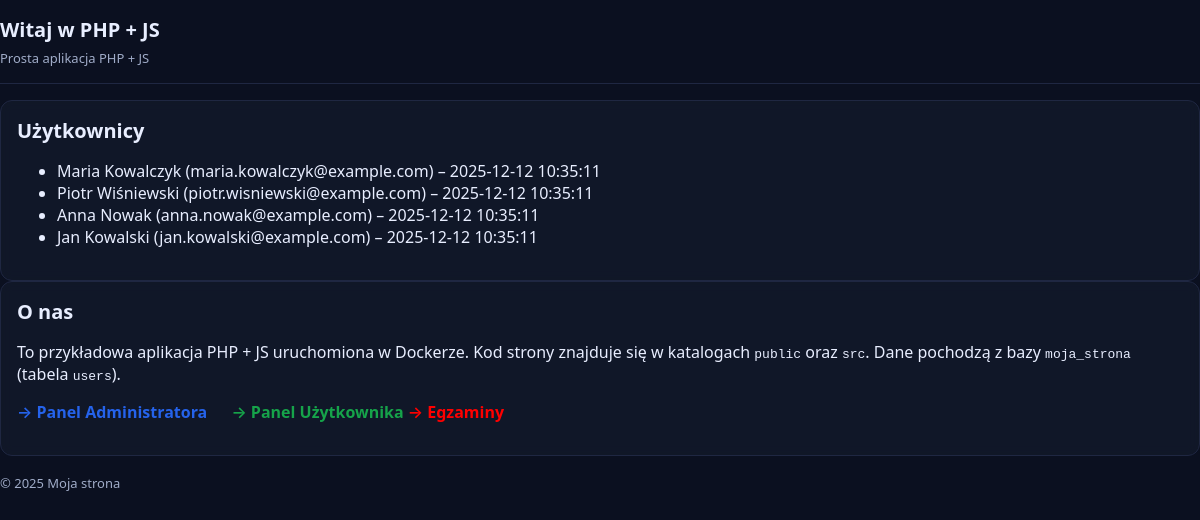
The page / on the database its author committed.
### tables this page shows
CREATE TABLE IF NOT EXISTS `users` (
  `id` INT UNSIGNED NOT NULL AUTO_INCREMENT,
  `name` VARCHAR(120) NOT NULL,
  `email` VARCHAR(190) NOT NULL UNIQUE,
  `created_at` TIMESTAMP NOT NULL DEFAULT CURRENT_TIMESTAMP,
  PRIMARY KEY (`id`)
);

### src/Controllers/Home/HomeController.php (called while the page is built, shortened)
<?php declare(strict_types=1);
final class HomeController {
    public function index(): void {
        $pdo = Database::getConnection($this->config['db']);
        $userModel = new User($pdo);
        $users = $userModel->getAll();
        $title = 'Witaj w PHP + JS';
        require __DIR__ . '/../../Views/home.php';
    }
}

### src/Models/User.php (called while the page is built, shortened)
<?php
final class User {
    public function getAll(): array {
        $stmt = $this->pdo->query('SELECT id, name, email, department, position, hire_date, salary, is_active, created_at FROM users ORDER BY id DESC');
        return $stmt->fetchAll() ?: [];
    }
}

### src/Views/home.php (the view, shortened to what this page needs)
<!doctype html>
<html lang="pl">
  <head>
    <link rel="stylesheet" href="/css/style.css" />
  </head>
  <body>
    <div id="app" class="container">
      <header>
        <h1><?= htmlspecialchars($title, ENT_QUOTES, 'UTF-8') ?></h1>
        <p class="muted">Prosta aplikacja PHP + JS</p>
      </header>
      <?php if (!empty($users)): ?>
        <section class="card">
          <h2>Użytkownicy</h2>
          <ul class="user-list">
            <?php foreach ($users as $u): ?>
              <li>
                <?= htmlspecialchars($u['name'], ENT_QUOTES, 'UTF-8') ?>
                (<?= htmlspecialchars($u['email'], ENT_QUOTES, 'UTF-8') ?>)
                – <?= htmlspecialchars($u['created_at'], ENT_QUOTES, 'UTF-8') ?>
              </li>
            <?php endforeach; ?>
          </ul>
        </section>
      <?php else: ?>
        <section class="card">
          <p>Brak użytkowników w bazie.</p>
        </section>
      <?php endif; ?>
      <section class="card">
        <h2>O nas</h2>
        <p>
          To przykładowa aplikacja PHP + JS uruchomiona w Dockerze.
          Kod strony znajduje się w katalogach <code>public</code> oraz <code>src</code>.
          Dane pochodzą z bazy <code>moja_strona</code> (tabela <code>users</code>).
        </p>
            <p style="margin-top: 16px;">
              <a href="/login" style="color: #2563eb; text-decoration: none; font-weight: 600; margin-right: 20px;">
                → Panel Administratora
              </a>
              <a href="/user/login" style="color: #16a34a; text-decoration: none; font-weight: 600;">
                → Panel Użytkownika
              </a>
              <a href="/test/egzamin/menu" style="color:rgb(255, 0, 0); text-decoration: none; font-weight: 600;">
              →  Egzaminy
              </a>
            </p>
      </section>
      <footer class="muted">© <?= date('Y') ?> Moja strona</footer>
    </div>
  </body>
</html>

### public/css/style.css (style rules this page uses)
:root { --bg:#0b1020; --card:#131a2b; --muted:#a0acc8; --text:#e8eeff; --accent:#4f7cff; --ok:#22c55e; --border:#1f2742; }
* { box-sizing:border-box; }
body { margin:0; font-family:system-ui,-apple-system,Segoe UI,Roboto,Ubuntu,Cantarell,Noto Sans,Helvetica,Arial,sans-serif; color:var(--text); background:var(--bg); }
header { padding:16px 0; border-bottom:1px solid var(--border); margin-bottom:16px; }
header h1 { margin:0 0 6px; font-size:20px; }
header p { margin:0; color:var(--muted); font-size:13px; }
.card { background:rgba(19,26,43,.75); border:1px solid var(--border); border-radius:12px; padding:16px; backdrop-filter: blur(6px); }
h2 { margin:0 0 12px; font-size:20px; }
footer { margin-top:18px; color:var(--muted); font-size:13px; }

### rows shown on the page
users: name "Maria Kowalczyk", email "maria.kowalczyk@example.com", created_at "2025-12-12 10:35:11"
users: name "Piotr Wiśniewski", email "piotr.wisniewski@example.com", created_at "2025-12-12 10:35:11"
users: name "Anna Nowak", email "anna.nowak@example.com", created_at "2025-12-12 10:35:11"
users: name "Jan Kowalski", email "jan.kowalski@example.com", created_at "2025-12-12 10:35:11"

### other values the page prints
$title "Witaj w PHP + JS"
